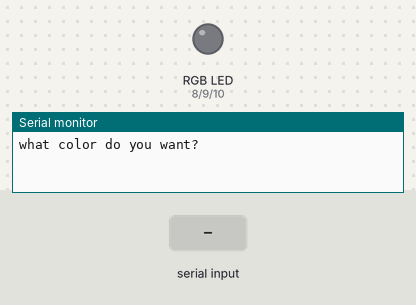
Recording of a sketch running on a simulated Arduino Uno, built with avr-gcc and run on an emulated ATmega328P. Parts: an RGB LED mixed from three pins (HIGH = lit), the last lines printed to the serial monitor. The inputs (shaded band) are chosen by the test bench.

Above: at 1.2 s.
1.3 s: "white" received over Serial
At 3.5 s:
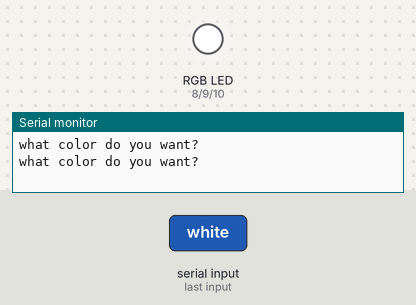
3.8 s: "lightgreen" received over Serial
At 5.6 s:
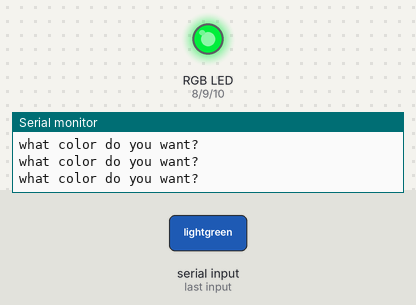
6.3 s: "purple" received over Serial
At 8.5 s:
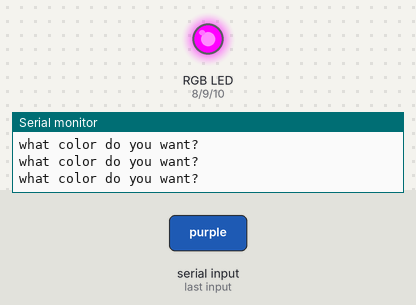
8.8 s: "white" received over Serial
At 10.4 s:
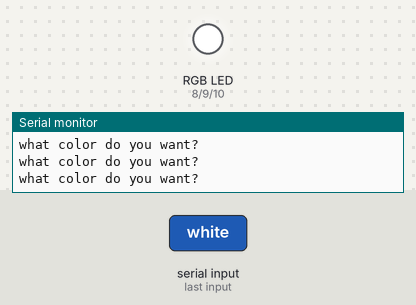
Timing chart, 0 to 11.9 s (numbered marks = the images above; inputs shaded):
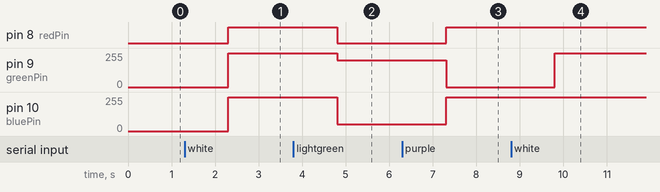

The sketch:

rgb_user_input.ino
```cpp
int redPin=8;
int greenPin = 9;
int bluePin = 10;
String myColor;
String msg = "what color do you want?";

void setup() {

  Serial.begin(9600);
  pinMode(redPin, OUTPUT);
  pinMode(greenPin, OUTPUT);
  pinMode(bluePin, OUTPUT);
  // put your setup code here, to run once:
}

void loop() {
  Serial.println(msg);
  while(Serial.available()==0){

  }
myColor = Serial.readString();
if (myColor=="white") {
  digitalWrite(redPin, HIGH);
  digitalWrite(greenPin,HIGH);
  digitalWrite(bluePin,HIGH);
}
if (myColor=="lightgreen") {
  analogWrite(redPin, 50);
  analogWrite(greenPin,200);
  analogWrite(bluePin,50);
}
if (myColor=="purple") {
  digitalWrite(redPin, HIGH);
  digitalWrite(greenPin,LOW);
  digitalWrite(bluePin,HIGH);
}
if (myColor=="off") {
  digitalWrite(redPin, LOW);
  digitalWrite(greenPin,LOW);
  digitalWrite(bluePin,LOW);
  // put your main code here, to run repeatedly:
}
}
```

Measured:
- after the input at 1.3 s, pin 8 (redPin): LOW → HIGH after 1.0 s; pin 9 (greenPin), pin 10 (bluePin): 0/255 → 255/255 after 1.0 s
- after the input at 3.8 s, pin 8 (redPin): HIGH → LOW after 1.0 s; pin 9 (greenPin): 255/255 → 200/255 after 1.0 s; pin 10 (bluePin): 255/255 → 50/255 after 1.0 s
- after the input at 6.3 s, pin 8 (redPin): LOW → HIGH after 1.0 s; pin 9 (greenPin): 200/255 → 0/255 after 1.0 s; pin 10 (bluePin): 50/255 → 255/255 after 1.0 s
- after the input at 8.8 s, pin 9 (greenPin): 0/255 → 255/255 after 1.0 s
